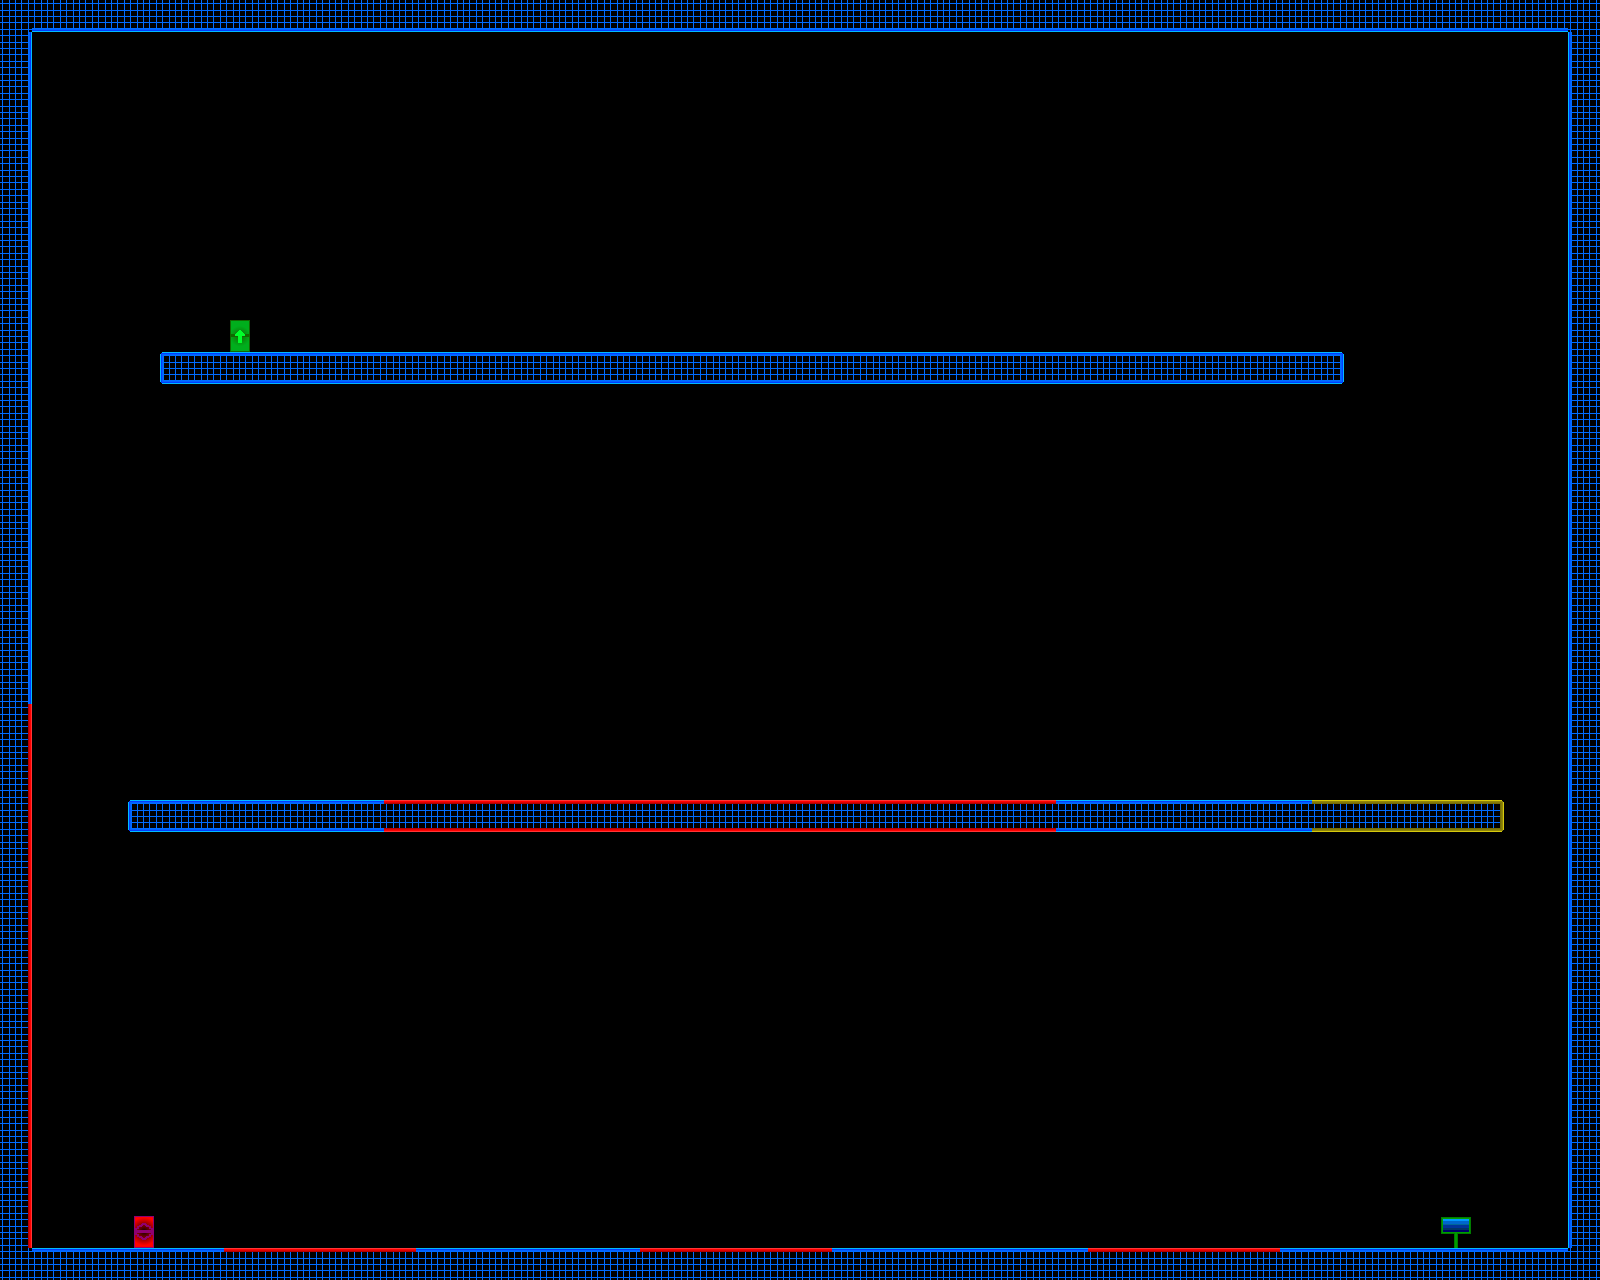

Below is a game level as drawn by its tile map, then a one-line description and the .tmx that defines it (tile-layer data replaced by summaries):
An orthogonal 50x40 tile map with 32x32 px tiles, 1 tile layer (Tile Layer 1) and 30 objects.

<map version="1.0" orientation="orthogonal" renderorder="right-down" width="50" height="40" tilewidth="32" tileheight="32" nextobjectid="32">
 <tileset firstgid="1" name="TestTile" tilewidth="32" tileheight="32" tilecount="117">
  <image source="resources/tiles/TestTile.png" width="416" height="288" />
 </tileset>
 <layer name="Tile Layer 1" width="50" height="40">
  <data>[2000 cells, 259 non-empty, 16 distinct tile ids]</data>
 </layer>
 <objectgroup name="Triggers" visible="0">
  <object id="1" x="32" y="1248" width="192" height="32">
   <properties>
    <property name="blocker" value="t" />
   </properties>
  </object>
  <object id="2" x="224" y="1248" width="192" height="32">
   <properties>
    <property name="deadly" value="t" />
   </properties>
  </object>
  <object id="3" x="640" y="1248" width="192" height="32">
   <properties>
    <property name="deadly" value="t" />
   </properties>
  </object>
  <object id="4" x="416" y="1248" width="224" height="32">
   <properties>
    <property name="blocker" value="t" />
   </properties>
  </object>
  <object id="5" x="832" y="1248" width="256" height="32">
   <properties>
    <property name="blocker" value="t" />
   </properties>
  </object>
  <object id="6" x="1088" y="1248" width="192" height="32">
   <properties>
    <property name="deadly" value="t" />
   </properties>
  </object>
  <object id="7" x="1280" y="1248" width="288" height="32">
   <properties>
    <property name="blocker" value="t" />
   </properties>
  </object>
  <object id="8" x="1056" y="800" width="256" height="32">
   <properties>
    <property name="blocker" value="tb" />
   </properties>
  </object>
  <object id="9" x="128" y="1216" width="32" height="32">
   <properties>
    <property name="playerEntrance" value="" />
   </properties>
  </object>
  <object id="10" x="128" y="800" width="256" height="32">
   <properties>
    <property name="blocker" value="tbl" />
   </properties>
  </object>
  <object id="11" x="384" y="800" width="672" height="32">
   <properties>
    <property name="deadly" value="tb" />
   </properties>
  </object>
  <object id="12" x="1312" y="800" width="192" height="32">
   <properties>
    <property name="bouncy" value="tbr" />
    <property name="power" value="1400" />
   </properties>
  </object>
  <object id="13" x="0" y="704" width="32" height="576">
   <properties>
    <property name="deadly" value="r" />
   </properties>
  </object>
  <object id="14" x="160" y="352" width="1184" height="32">
   <properties>
    <property name="ObsReverse" value="" />
    <property name="blocker" value="tblr" />
   </properties>
  </object>
  <object id="15" x="0" y="0" width="32" height="704">
   <properties>
    <property name="blocker" value="r" />
   </properties>
  </object>
  <object id="16" x="32" y="0" width="1536" height="32">
   <properties>
    <property name="ObsReverse" value="" />
    <property name="blocker" value="b" />
   </properties>
  </object>
  <object id="17" x="1568" y="0" width="32" height="1280">
   <properties>
    <property name="blocker" value="l" />
   </properties>
  </object>
  <object id="18" x="224" y="320" width="32" height="32">
   <properties>
    <property name="playerExit" value="hover" />
   </properties>
  </object>
  <object id="19" x="1440" y="1216" width="32" height="32">
   <properties>
    <property name="Help" value="Nothing Here :P" />
   </properties>
  </object>
  <object id="20" x="1184" y="96" width="32" height="32">
   <properties>
    <property name="ObsSpeed" value="200" />
    <property name="Obstacle" value="v" />
   </properties>
  </object>
  <object id="21" x="1056" y="192" width="32" height="32">
   <properties>
    <property name="ObsSpeed" value="200" />
    <property name="Obstacle" value="v" />
   </properties>
  </object>
  <object id="22" x="960" y="128" width="32" height="32">
   <properties>
    <property name="ObsSpeed" value="300" />
    <property name="Obstacle" value="v" />
   </properties>
  </object>
  <object id="23" x="704" y="224" width="32" height="32">
   <properties>
    <property name="ObsSpeed" value="300" />
    <property name="Obstacle" value="v" />
   </properties>
  </object>
  <object id="24" x="576" y="128" width="32" height="32">
   <properties>
    <property name="ObsSpeed" value="200" />
    <property name="Obstacle" value="v" />
   </properties>
  </object>
  <object id="25" x="480" y="224" width="32" height="32">
   <properties>
    <property name="ObsSpeed" value="300" />
    <property name="Obstacle" value="v" />
   </properties>
  </object>
  <object id="26" x="416" y="128" width="32" height="32">
   <properties>
    <property name="ObsSpeed" value="300" />
    <property name="Obstacle" value="v" />
   </properties>
  </object>
  <object id="27" x="832" y="160" width="32" height="32">
   <properties>
    <property name="ObsSpeed" value="300" />
    <property name="Obstacle" value="v" />
   </properties>
  </object>
  <object id="29" x="767" y="308" width="32" height="32">
   <properties>
    <property name="ObsSpeed" value="300" />
    <property name="Obstacle" value="h" />
   </properties>
  </object>
  <object id="30" x="1344" y="320" width="32" height="32">
   <properties>
    <property name="ObsReverse" value="" />
   </properties>
  </object>
  <object id="31" x="352" y="320" width="32" height="32">
   <properties>
    <property name="ObsReverse" value="" />
   </properties>
  </object>
 </objectgroup>
</map>
